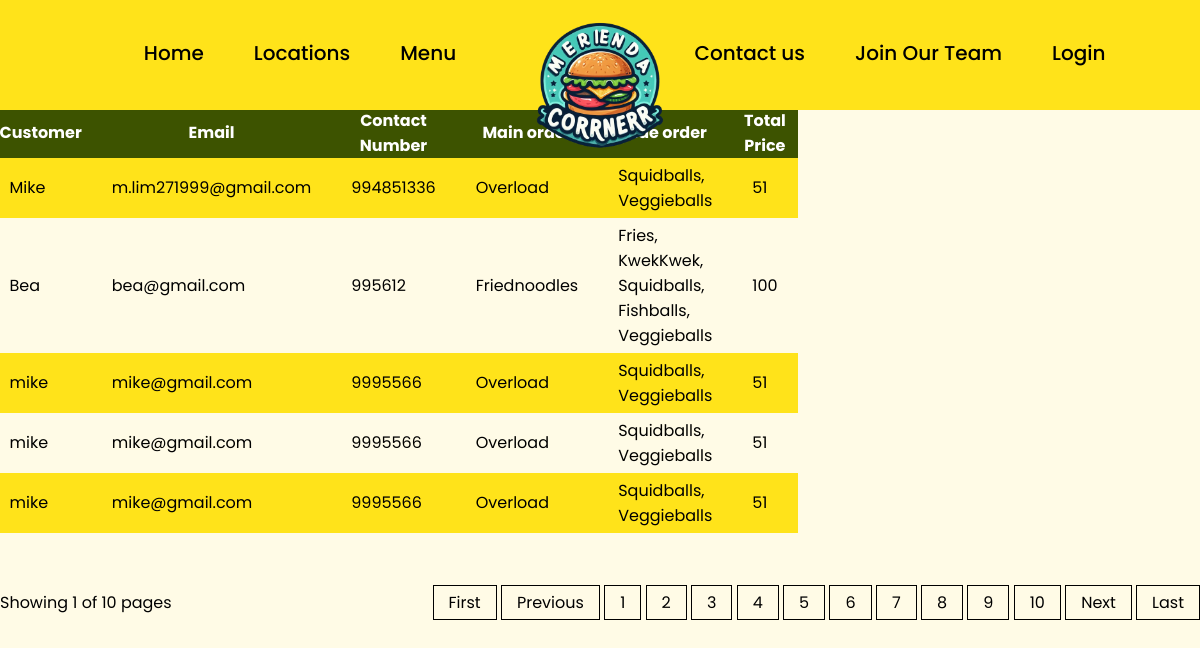
/adminpage/orderData.php, run on the app's committed database.
### tables this page shows
CREATE TABLE `orders` (
  `order_id` int(11) NOT NULL,
  `cx_name` varchar(255) DEFAULT NULL,
  `cx_email` varchar(255) DEFAULT NULL,
  `contact_number` int(11) DEFAULT NULL,
  `main_menu` varchar(255) DEFAULT NULL,
  `side_menu` varchar(255) DEFAULT NULL,
  `total_price` int(11) DEFAULT NULL
);

### backEnd/showOrders.php (the view, shortened to what this page needs)
<?php
include "../database/database.php";
try {
    $conn = new PDO("mysql:host=$db_host;dbname=$db_name", $db_username, $db_password);
    $conn -> setAttribute(PDO::ATTR_ERRMODE, PDO::ERRMODE_EXCEPTION);
    $startPage = 0;
    $rowsPerPage = 5;
    $records = $conn->query("SELECT * FROM orders");
    $nr_of_rows = $records->rowCount();
    $pages = ceil($nr_of_rows / $rowsPerPage);
    $statement = $conn->prepare("SELECT * FROM orders LIMIT $startPage, $rowsPerPage");
    $statement -> execute();
    $results = $statement->fetchAll();
    foreach($results as $result){
        echo "<tr>";
        echo "<td>" . $result['cx_name'] . "</td>";
        echo "<td>" . $result['cx_email'] . "</td>";
        echo "<td>" . $result['contact_number'] . "</td>";
        echo "<td>" . $result['main_menu'] . "</td>";
        echo "<td>" . $result['side_menu'] . "</td>";
        echo "<td>" . $result['total_price'] . "</td>";
        echo "</tr>";
    }
    }catch (PDOException $e) {
    echo "Error: " . $e->getMessage();
}
?>

### adminpage/orderData.php (shortened to what this page needs)
<!DOCTYPE html>
<html lang="en">
<head>
    <link rel="stylesheet" href="../css/adminstyling.css">
    <link rel="stylesheet" href="../css/style.css">
</head>
<body>
<?php include "../pages/navbar.php"; ?>
    <div class="showOrders">
        <h2>Order Lists</h2>
        <div class="orderlists">
            <table>
                <tr>
                    <th>Customer</th>
                    <th>Email</th>
                    <th>Contact Number</th>
                    <th>Main order</th>
                    <th>Side order</th>
                    <th>Total Price</th>
                </tr>
                <?php include "../backEnd/showOrders.php"; ?>
            </table>
        </div>
            <div class="controlPanel">
                <div class="showingpage">
                    <?php
                        if(!isset($_GET['page-nr'])){
                            $page = 1 ;
                        }else {
                            $page = $_GET['page-nr'];
                        }
                    ?>
                    Showing <?php echo $page ?> of <?php echo $pages ?> pages
                </div>
                <div class="pagecontrol">
                    <a href="?page-nr=1">First</a>
                    <?php
                        if(isset($_GET['page-nr']) && $_GET['page-nr'] > 1){
                            ?>
                                <a href="?page-nr=<?php echo $_GET['page-nr'] - 1 ?>">Previous</a>
                            <?php
                        } else {
                            ?>
                                <a>Previous</a>
                            <?php
                        }
                    ?>
                    <div class="pagenumbers">
                        <?php
                            for($counter = 1; $counter <= $pages; $counter ++){
                                ?>
                                    <a href="?page-nr=<?php echo $counter?>"><?php echo $counter?></a>
                                <?php
                            }
                        ?>
                    </div>
                    <?php
                        if(!isset($_GET['page-nr'])){
                            ?>
                                <a href="?page-nr=2">Next</a>
                            <?php
                        }
                    ?>
                    <a href="?page-nr=<?php echo $pages ?>">Last</a>
                </div>
            </div>
    </div>
</body>
</html>

### pages/navbar.php (shortened to what this page needs)
<div class="logo">
    <img src="../assets/Designer-removebg-preview.png" alt="">
</div>
<nav>
    <div class="navcontainer">
        <div class="nav-left">
            <ul>
                <li><a href="../pages/index.php">Home</a></li>
                <li><a href="../pages/location.php">Locations</a></li>
                <li><a href="../pages/index.php#Menu-section">Menu</a></li>
            </ul>
        </div>
        <div class="nav-right">
            <ul>
                <li><a href="../pages/contactus.php">Contact us</a></li>
                <li><a href="#">Join Our Team</a></li>
                <?php
                if(isset($_SESSION['username'])){
                    echo '<li><a href="../users/logout.php">Logout</a></li>';
                }else {
                    echo '<li><a href="../pages/login.php">Login</a></li>';
                }
                ?>
            </ul>
        </div>
    </div>
</nav>

### css/adminstyling.css (style rules this page uses)
:root { --main-color: rgba(38, 38, 38, 1); --highlight-color1: rgba(0, 0, 0, 1); --highlight-color2: rgba(255, 195, 0, 1); --highlight-color3: rgba(121, 163, 61); --highlight-color4: rgb(218, 72, 92); --fonts-style1: 'Poppins'; }
th { background: #3D5300; color: white; padding: 0 10px; }
.showOrders { position: relative; height: 80vh; margin: 0 auto; }
.orderlists { height: 100%; display: flex; justify-content: center; align-items: center; width: 60vw; }
table { border-collapse: collapse; color: black; }
td { padding: 5px 20px; }
tr:nth-child(even) { background: #FFE31A; color: black; }
.showOrders h2 { left: 50%; top: 50px; transform: translate(-50%, -50%); position: absolute; color: black; }
.controlPanel { position: relative; display: flex; justify-content: center; bottom: 50px; }
.showingpage { position: absolute; left: 0; }
.pagecontrol { position: absolute; right: 0; }
.pagenumbers { display: inline-block; }
.controlPanel a { border: 1px solid; padding: 5px 15px; text-decoration: none; color: black; }

### css/style.css (style rules this page uses)
:root { --main-color: rgba(38, 38, 38, 1); --highlight-color1: rgba(0, 0, 0, 1); --highlight-color2: rgba(255, 195, 0, 1); --highlight-color3: rgba(121, 163, 61); --highlight-color4: rgb(218, 72, 92); --fonts-style1: 'Poppins', sans-serif; --font-style-cursive: "Imperial Script", cursive; }
* { padding: 0; margin: 0; scroll-behavior: smooth; box-sizing: border-box; font-family: var(--fonts-style1); }
body { background-color: #FFFBE6; }
nav { background: #FFE31A; width: 100%; position: absolute; z-index: 100; overflow: hidden; }
.logo { position: absolute; top: 5px; left: 50%; transform: translate(-50%); z-index: 101; }
.logo img { width: 20vmin; }
nav .nav-left { width: 50%; height: 110px; position: absolute; }
.nav-left ul { display: flex; list-style: none; justify-content: center; align-items: center; gap: 50px; font-size: 2.5vmin; height: 105px; }
.nav-left li a { text-decoration: none; color: black; font-size: 20px; font-weight: 500; }
nav .nav-right { width: 50%; height: 110px; float: right; }
.nav-right ul { display: flex; list-style: none; justify-content: center; align-items: center; gap: 50px; height: 105px; font-size: 2.5vmin; }
.nav-right li a { text-decoration: none; color: black; font-size: 20px; font-weight: 500; }

### data on the page
orders: cx_name "Mike", cx_email "m.lim271999@gmail.com", contact_number "994851336", main_menu "Overload", side_menu "Squidballs, Veggieballs", total_price "51"
orders: cx_name "Bea", cx_email "bea@gmail.com", contact_number "995612", main_menu "Friednoodles", side_menu "Fries, KwekKwek, Squidballs, Fishballs, Veggieballs", total_price "100"
orders: cx_name "mike", cx_email "mike@gmail.com", contact_number "9995566", main_menu "Overload", side_menu "Squidballs, Veggieballs", total_price "51"
orders: cx_name "mike", cx_email "mike@gmail.com", contact_number "9995566", main_menu "Overload", side_menu "Squidballs, Veggieballs", total_price "51"
orders: cx_name "mike", cx_email "mike@gmail.com", contact_number "9995566", main_menu "Overload", side_menu "Squidballs, Veggieballs", total_price "51"

### other printed values
$page "1"
$pages "10"
